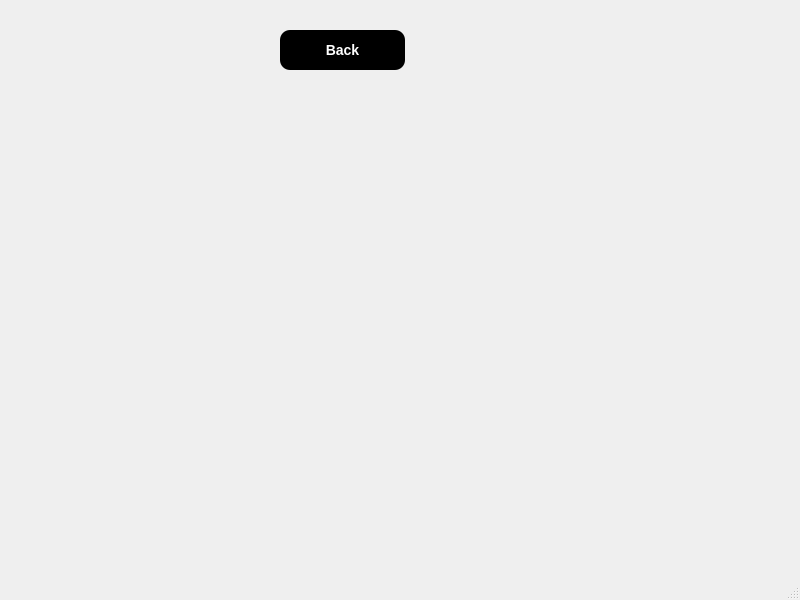
<?xml version="1.0" encoding="UTF-8"?>
<ui version="4.0">
 <class>MainWindow</class>
 <widget class="QMainWindow" name="MainWindow">
  <property name="geometry">
   <rect>
    <x>0</x>
    <y>0</y>
    <width>800</width>
    <height>600</height>
   </rect>
  </property>
  <property name="windowTitle">
   <string>MainWindow</string>
  </property>
  <property name="styleSheet">
   <string notr="true">QPushButton {
    background-color: black;
    color: white;
    border-radius: 10px;
    padding: 10px;
    font-weight: bold;
	font-size: 14px;
}
QPushButton:hover {
    background-color: #000080;
}
</string>
  </property>
  <widget class="QWidget" name="centralwidget">
   <widget class="QPushButton" name="back_button">
    <property name="geometry">
     <rect>
      <x>280</x>
      <y>30</y>
      <width>125</width>
      <height>40</height>
     </rect>
    </property>
    <property name="minimumSize">
     <size>
      <width>125</width>
      <height>40</height>
     </size>
    </property>
    <property name="maximumSize">
     <size>
      <width>1000</width>
      <height>1000</height>
     </size>
    </property>
    <property name="font">
     <font>
      <pointsize>-1</pointsize>
      <weight>75</weight>
      <bold>true</bold>
     </font>
    </property>
    <property name="text">
     <string>Back</string>
    </property>
   </widget>
  </widget>
  <widget class="QMenuBar" name="menubar">
   <property name="geometry">
    <rect>
     <x>0</x>
     <y>0</y>
     <width>800</width>
     <height>21</height>
    </rect>
   </property>
  </widget>
  <widget class="QStatusBar" name="statusbar"/>
 </widget>
 <resources/>
 <connections/>
</ui>
